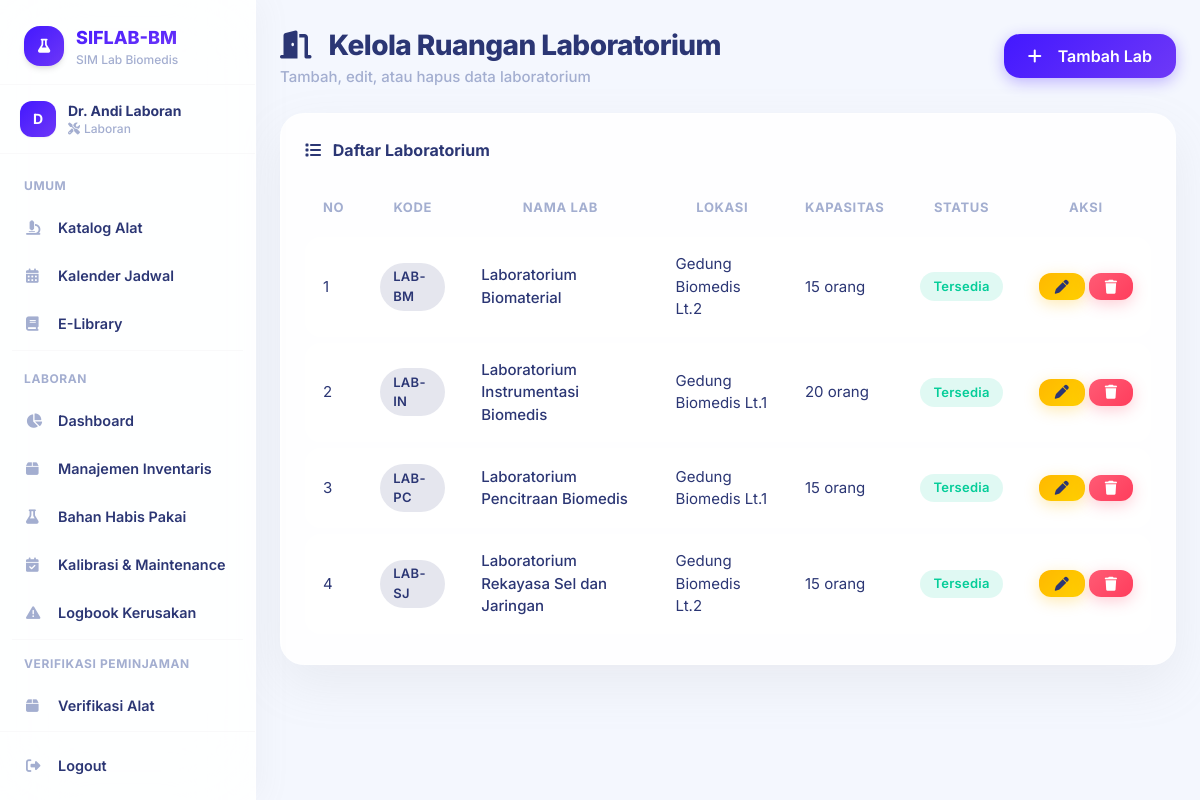
/laboran/manajemen_laboratorium.php (signed in), run on the app's committed database.
### tables this page shows
CREATE TABLE IF NOT EXISTS laboratorium (
    id INT AUTO_INCREMENT PRIMARY KEY,
    kode_lab VARCHAR(30) UNIQUE NOT NULL,
    nama_lab VARCHAR(150) NOT NULL,
    lokasi VARCHAR(100) DEFAULT NULL,
    kapasitas INT DEFAULT 10,
    deskripsi TEXT,
    fasilitas TEXT,
    status ENUM('Tersedia','Digunakan','Perbaikan') DEFAULT 'Tersedia',
    created_at TIMESTAMP DEFAULT CURRENT_TIMESTAMP
);

### config/database.php (called while the page is built, shortened)
<?php
$host = 'localhost';
$dbname = 'simlab';
$username = 'root';
$password = '';
try {
    $pdo = new PDO("mysql:host=$host;dbname=$dbname;charset=utf8mb4", $username, $password);
    $pdo->setAttribute(PDO::ATTR_ERRMODE, PDO::ERRMODE_EXCEPTION);
    $pdo->setAttribute(PDO::ATTR_DEFAULT_FETCH_MODE, PDO::FETCH_ASSOC);
} catch (PDOException $e) {
    die("Koneksi database gagal: " . $e->getMessage());
}
function query($sql, $params = []) {
    global $pdo;
    $stmt = $pdo->prepare($sql);
    $stmt->execute($params);
    return $stmt;
}
function fetchAll($sql, $params = []) {
    return query($sql, $params)->fetchAll();
}

### laboran/manajemen_laboratorium.php (the view, shortened to what this page needs)
<?php
require_once '../config/database.php';
require_once '../config/functions.php';
include '../includes/header.php';
$lab_list = fetchAll("SELECT * FROM laboratorium ORDER BY kode_lab ASC");
?>
<div class="flex flex-col sm:flex-row sm:items-center sm:justify-between mb-6 gap-4">
    <div>
        <h1 class="page-title"><i class="fas fa-door-open mr-3"></i> Kelola Ruangan Laboratorium</h1>
        <p class="page-subtitle">Tambah, edit, atau hapus data laboratorium</p>
    </div>
    <button class="btn-glass btn-glass-primary" onclick="document.getElementById('tambahModal').classList.remove('hidden')"><i class="fas fa-plus mr-2"></i> Tambah Lab</button>
</div>
<div class="glass-card p-6">
    <h5 class="font-bold text-navy mb-4"><i class="fas fa-list mr-2"></i> Daftar Laboratorium</h5>
    <div class="overflow-x-auto">
        <table class="glass-table datatable">
            <thead>
                <tr><th>No</th><th>Kode</th><th>Nama Lab</th><th>Lokasi</th><th>Kapasitas</th><th>Status</th><th>Aksi</th></tr>
            </thead>
            <tbody>
                <?php foreach ($lab_list as $i => $l): ?>
                <tr>
                    <td><?= $i + 1 ?></td>
                    <td><span class="glass-badge badge-dark"><?= htmlspecialchars($l['kode_lab']) ?></span></td>
                    <td class="font-medium"><?= htmlspecialchars($l['nama_lab']) ?></td>
                    <td><?= htmlspecialchars($l['lokasi'] ?: '-') ?></td>
                    <td><?= (int)$l['kapasitas'] ?> orang</td>
                    <td><?= statusBadge($l['status']) ?></td>
                    <td>
                        <div class="flex gap-1">
                            <button class="btn-glass btn-glass-warning btn-sm" onclick="document.getElementById('editModal<?= $l['id'] ?>').classList.remove('hidden')"><i class="fas fa-pen"></i></button>
                            <button class="btn-glass btn-glass-danger btn-sm" onclick="confirmHapus(<?= $l['id'] ?>, '<?= addslashes($l['nama_lab']) ?>')"><i class="fas fa-trash"></i></button>
                        </div>
                    </td>
                </tr>
                <?php endforeach; ?>
            </tbody>
        </table>
    </div>
</div>
<?php include '../includes/footer.php'; ?>

### config/functions.php (shortened to what this page needs)
<?php
function statusBadge($status) {
    $map = [
        'Pending' => 'warning',
        'Approved' => 'success',
        'Rejected' => 'danger',
        'Returned' => 'primary',
        'Overdue' => 'dark',
        'Tersedia' => 'success',
        'Dipinjam' => 'warning',
        'Rusak' => 'danger',
        'Kalibrasi' => 'info',
        'Tidak Tersedia' => 'secondary',
        'Dilaporkan' => 'danger',
        'Ditangani' => 'info',
        'Selesai' => 'success',
        'Disetujui' => 'success',
        'Ditolak' => 'danger',
        'Terjadwal' => 'info',
        'Sedang Berjalan' => 'warning',
    ];
    $color = $map[$status] ?? 'secondary';
    return "<span class=\"glass-badge badge-{$color}\">{$status}</span>";
}

### assets/css/style.css (style rules this page uses)
* { margin: 0; padding: 0; box-sizing: border-box; }
body { font-family: 'Inter', -apple-system, BlinkMacSystemFont, sans-serif; background: #F4F7FE; color: #2B3674; min-height: 100vh; }
.glass-card { background: rgba(255, 255, 255, 0.85); backdrop-filter: blur(20px); -webkit-backdrop-filter: blur(20px); border: 1px solid rgba(255, 255, 255, 0.5); border-radius: 24px; box-shadow: 0 20px 50px rgba(153, 153, 153, 0.12); transition: all 0.3s ease; }
.btn-glass { border-radius: 16px; font-weight: 600; padding: 0.625rem 1.5rem; transition: all 0.3s ease; border: none; cursor: pointer; display: inline-flex; align-items: center; gap: 0.5rem; }
.btn-glass-primary { background: linear-gradient(135deg, #4318FF, #6E38F7); color: white; box-shadow: 0 4px 15px rgba(67, 24, 255, 0.3); }
.btn-glass-warning { background: linear-gradient(135deg, #FFB800, #FFD000); color: #2B3674; box-shadow: 0 4px 15px rgba(255, 184, 0, 0.3); }
.btn-glass-danger { background: linear-gradient(135deg, #FF5B75, #FF3D5C); color: white; box-shadow: 0 4px 15px rgba(255, 91, 117, 0.3); }
.btn-sm { padding: 0.4rem 1rem; font-size: 0.875rem; border-radius: 12px; }
.glass-badge { display: inline-flex; align-items: center; padding: 0.35em 1em; border-radius: 100px; font-size: 0.8125rem; font-weight: 600; letter-spacing: 0.02em; }
.badge-success { background: rgba(5, 205, 153, 0.12); color: #05CD99; }
.badge-dark { background: rgba(43, 54, 116, 0.12); color: #2B3674; }
.glass-table { width: 100%; border-collapse: separate; border-spacing: 0 6px; }
.glass-table th { padding: 0.875rem 1.125rem; font-size: 0.8125rem; font-weight: 700; text-transform: uppercase; letter-spacing: 0.05em; color: #A3AED0; background: transparent; }
.glass-table td { padding: 1rem 1.125rem; background: rgba(255, 255, 255, 0.7); backdrop-filter: blur(12px); font-size: 0.9375rem; color: #2B3674; }
.glass-table tr td:first-child { border-radius: 16px 0 0 16px; }
.glass-table tr td:last-child { border-radius: 0 16px 16px 0; }
.page-title { font-size: 1.75rem; font-weight: 800; color: #2B3674; letter-spacing: -0.02em; }
.page-subtitle { color: #A3AED0; font-weight: 500; font-size: 0.9375rem; }

### data on the page
laboratorium: kode_lab "LAB-BM", nama_lab "Laboratorium Biomaterial", lokasi "Gedung Biomedis Lt.2", kapasitas "15", status "Tersedia"
laboratorium: kode_lab "LAB-IN", nama_lab "Laboratorium Instrumentasi Biomedis", lokasi "Gedung Biomedis Lt.1", kapasitas "20", status "Tersedia"
laboratorium: kode_lab "LAB-PC", nama_lab "Laboratorium Pencitraan Biomedis", lokasi "Gedung Biomedis Lt.1", kapasitas "15", status "Tersedia"
laboratorium: kode_lab "LAB-SJ", nama_lab "Laboratorium Rekayasa Sel dan Jaringan", lokasi "Gedung Biomedis Lt.2", kapasitas "15", status "Tersedia"

### other printed values
$user_initial "D"
$_SESSION['nama_lengkap'] "Dr. Andi Laboran"
$_SESSION['role'] "Laboran"
